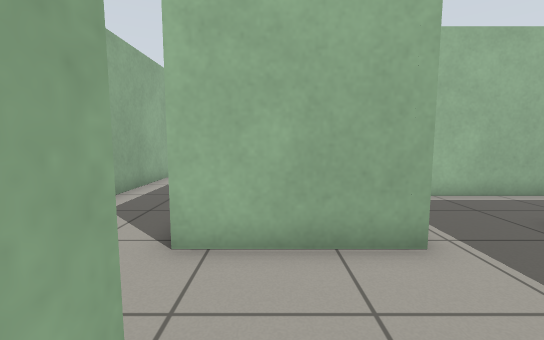
[1] (above)

17 first-person views from a walk through a Gazebo world. The camera is 0.84 m above the floor, tilts 6° down and sees 90° across. The floor is counted in squares, 0.5 m on a side. Each view is taken from the middle of a square. On the plan, view 1 faces up. The plan holds only what a view shows up to about 15 squares ahead; the rest is blank.

[2]
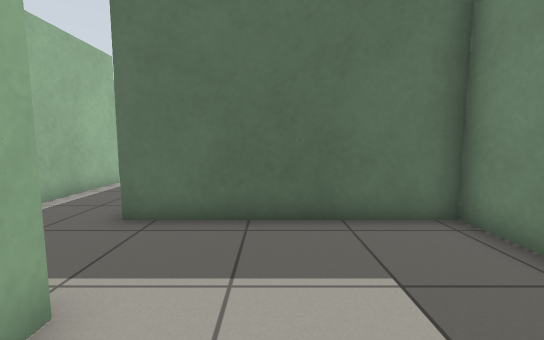

[3]
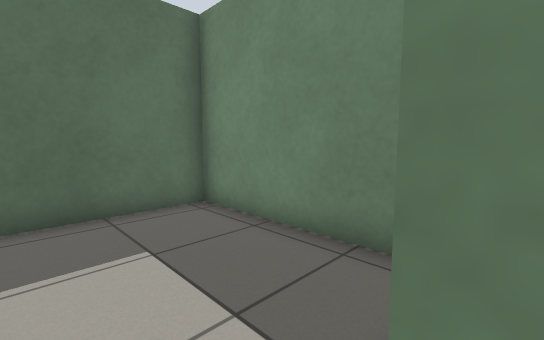

[4]
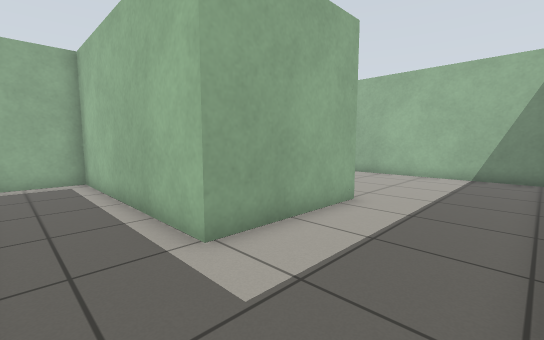

[5]
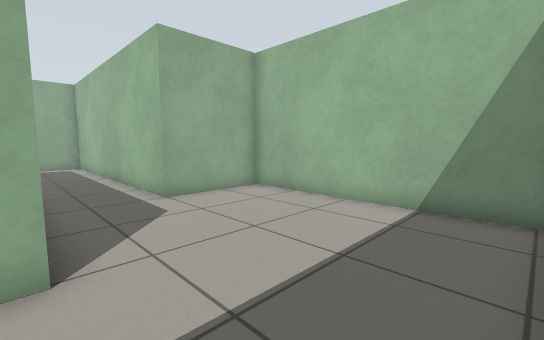

[6]
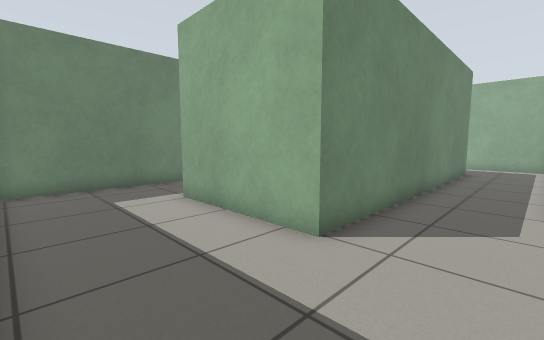

[7]
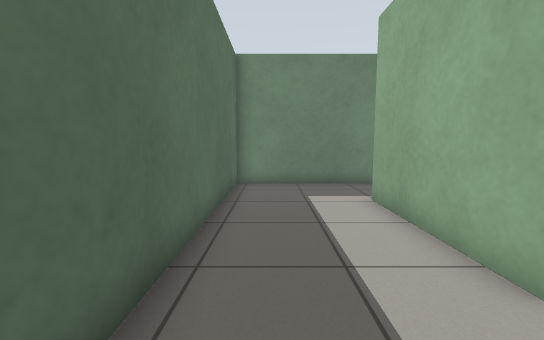

[8]
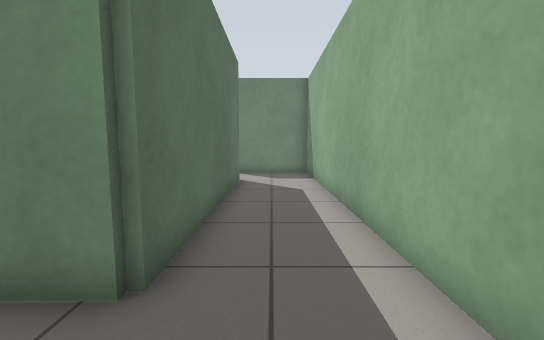

[9]
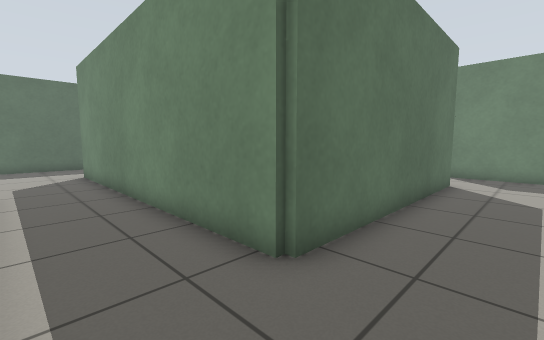

[10]
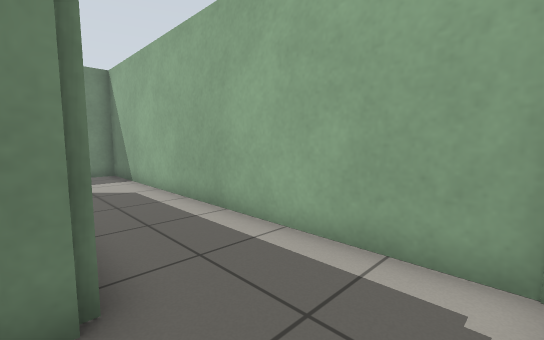

[11]
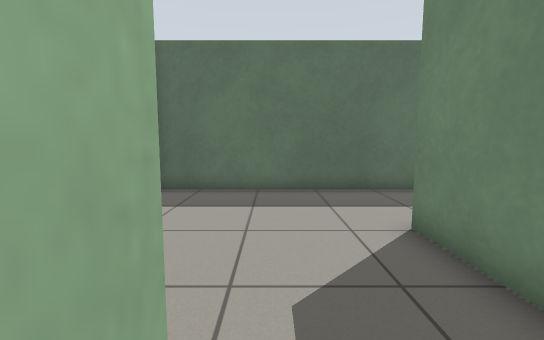

[12]
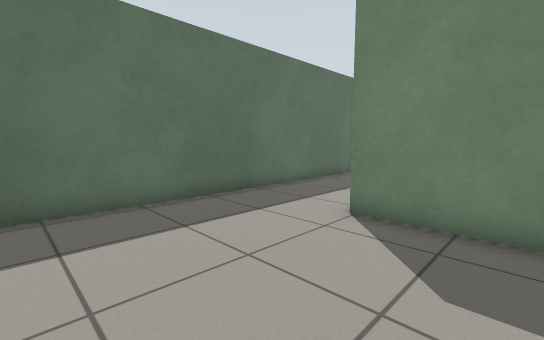

[13]
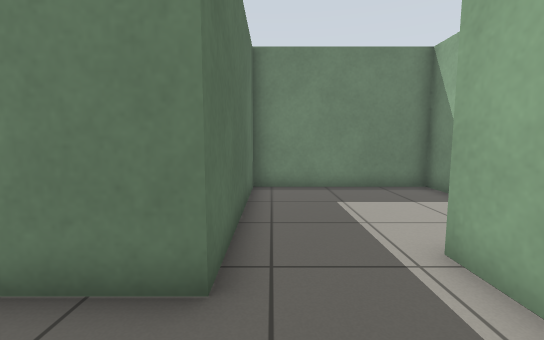

[14]
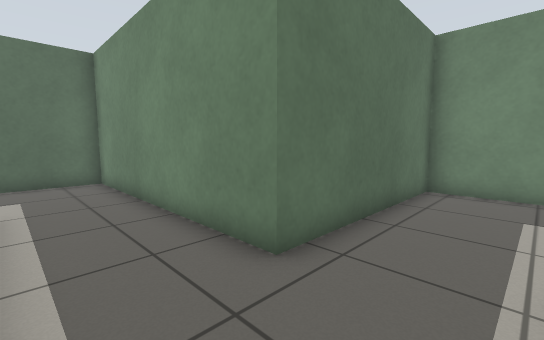

[15]
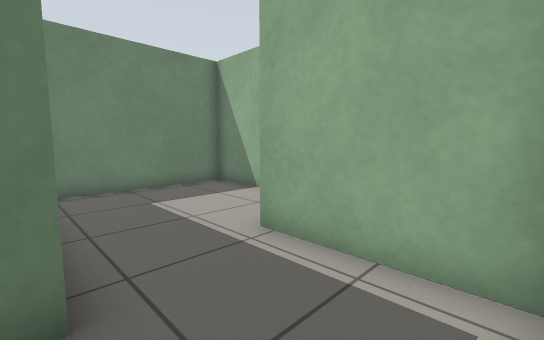

[16]
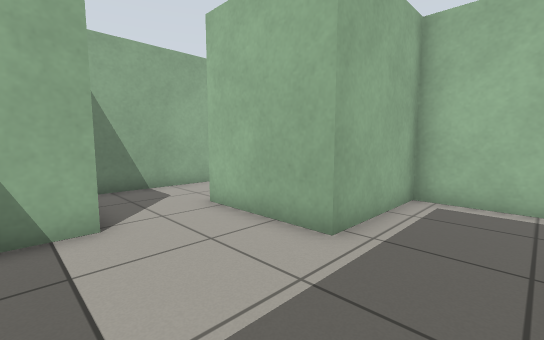

[17]
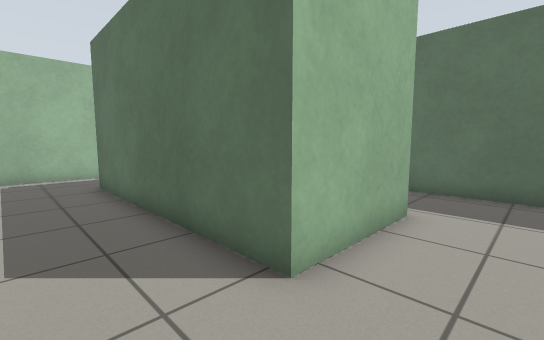

### Floor plan
Points are (right, up) in squares from view 1. A wall is a line through its corners. A room is listed if a view was taken in it or the views show most of it. See-through windows are left out.
Room 1 (views 1, 2, 16)
walls: (-0.7, 1.2) (-0.7, -2) (5.7, -2) (5.7, 3.5); (2.4, 4.1) (-0.6, 4.1)
ways out: opening at (-1, 2.5) to room 2; opening at (4, 4.5) to room 2
Room 2 (views 3, 4, 5, 6, 7, 8, 9, 10, 11, 12, 13, 14, 15, 17)
walls: (5.7, 3.5) (5.7, 5.2) (15.4, 5.2) (15.4, 19.9); (15.1, 20.1) (7, 20.1) (7, 16.4) (-4.1, 16.4); (-4.9, 16.1) (-4.9, 1.2) (-0.7, 1.2); (-0.6, 4.1) (-1.6, 4.1) (-1.6, 13.3) (11.1, 13.3) (11.1, 8.3) (2.4, 8.3) (2.4, 4.1)
ways out: opening at (-1, 2.5) to room 1; opening at (4, 4.5) to room 1

Positions as (right, up) in squares from view 1, and headings:
1: (0, 0), facing up
2: (0, 2), facing right
3: (-1, 2), facing down-right
4: (15, 6), facing up-left
5: (15, 13), facing up-left
6: (15, 16), facing down-left
7: (14, 16), facing down
8: (-3, 16), facing down
9: (-4, 16), facing down-right
10: (-1, 16), facing down-left
11: (6, 16), facing right
12: (8, 19), facing down-right
13: (5, 8), facing down
14: (3, 8), facing down-right
15: (6, 8), facing down-left
16: (5, 0), facing up-left
17: (-4, 2), facing up-right
